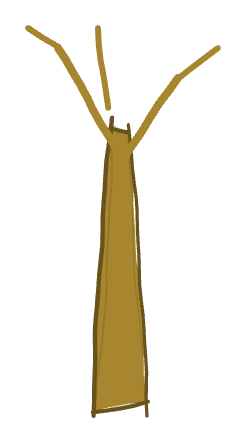
#> input picture cenarios/fazenda-amarela/camadas/arvore.png, 246 x 433 px, given in place of arvore.png.png, which was not available
$ python lado.py ../fazenda-amarela/camadas/arvore.png
#> lines starting #> are read from the running program, lines starting #| are printed output that depends on the picture; pictures that were not available may be replaced by others from this repository, and a replacement may not be noted
import sys
from PIL import Image
for id_ in sys.argv[1:]:
    a=Image.open(f"site/camadas/{id_}.png").convert('RGBA'); b=Image.open(f"vetor/rast/{id_}.png").convert('RGBA')
#> further down, a is the input picture: PIL image 246x433 RGBA; mean R, G, B, A 22.3, 17.8, 6.2, 35.1
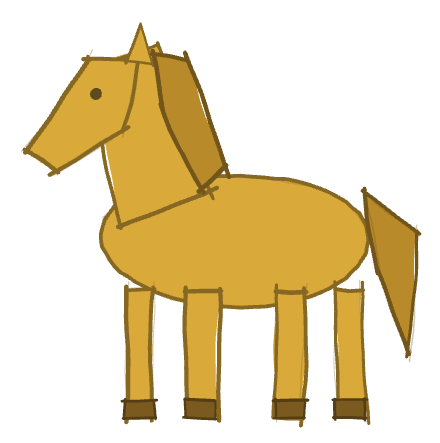
#> input picture cenarios/fazenda-amarela/camadas/cavalo.png, 440 x 443 px, given in place of arvore.png.png, which was not available
#> further down, b is the input picture: PIL image 440x443 RGBA; mean R, G, B, A 70.4, 54.5, 18.4, 91.2
    t=Image.new('RGBA',(a.width*2+10,a.height),(90,110,170,255)); t.alpha_composite(a,(0,0)); t.alpha_composite(b,(a.width+10,0))
#> after `t = Image.new('RGBA', (a.width * 2 + 10, a.height), (90, 110, 170, 255`:
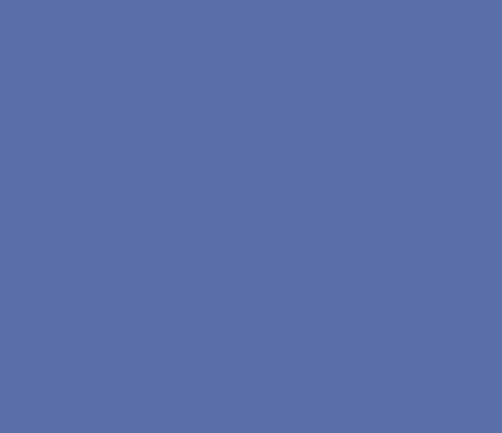
#> t: PIL image 502x433 RGBA; mean R, G, B, A 90, 110, 170, 255
#> after `t.alpha_composite(a, (0, 0))`:
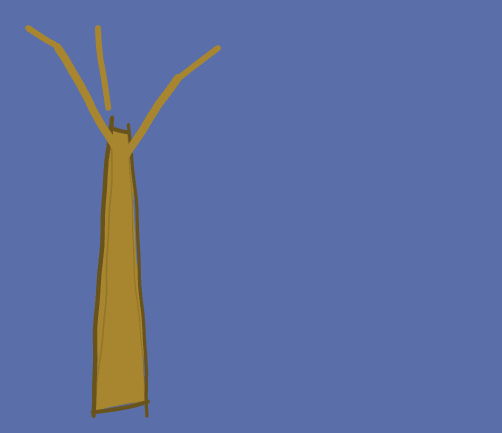
#> t: PIL image 502x433 RGBA; mean R, G, B, A 94.5, 111, 161.5, 255
#> after `t.alpha_composite(b, (a.width + 10, 0))`:
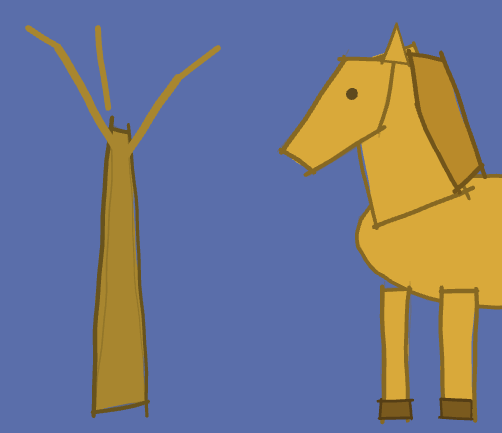
#> t: PIL image 502x433 RGBA; mean R, G, B, A 115.7, 119.3, 137.7, 255
    k=min(3, 1000/t.width); t=t.resize((int(t.width*k),int(t.height*k)),Image.LANCZOS); t.convert('RGB').save(f'/home/claude/planetario/cmp_{id_}.png')
#> after `k = min(3, 1000 / t.width)`: k = 1.99
